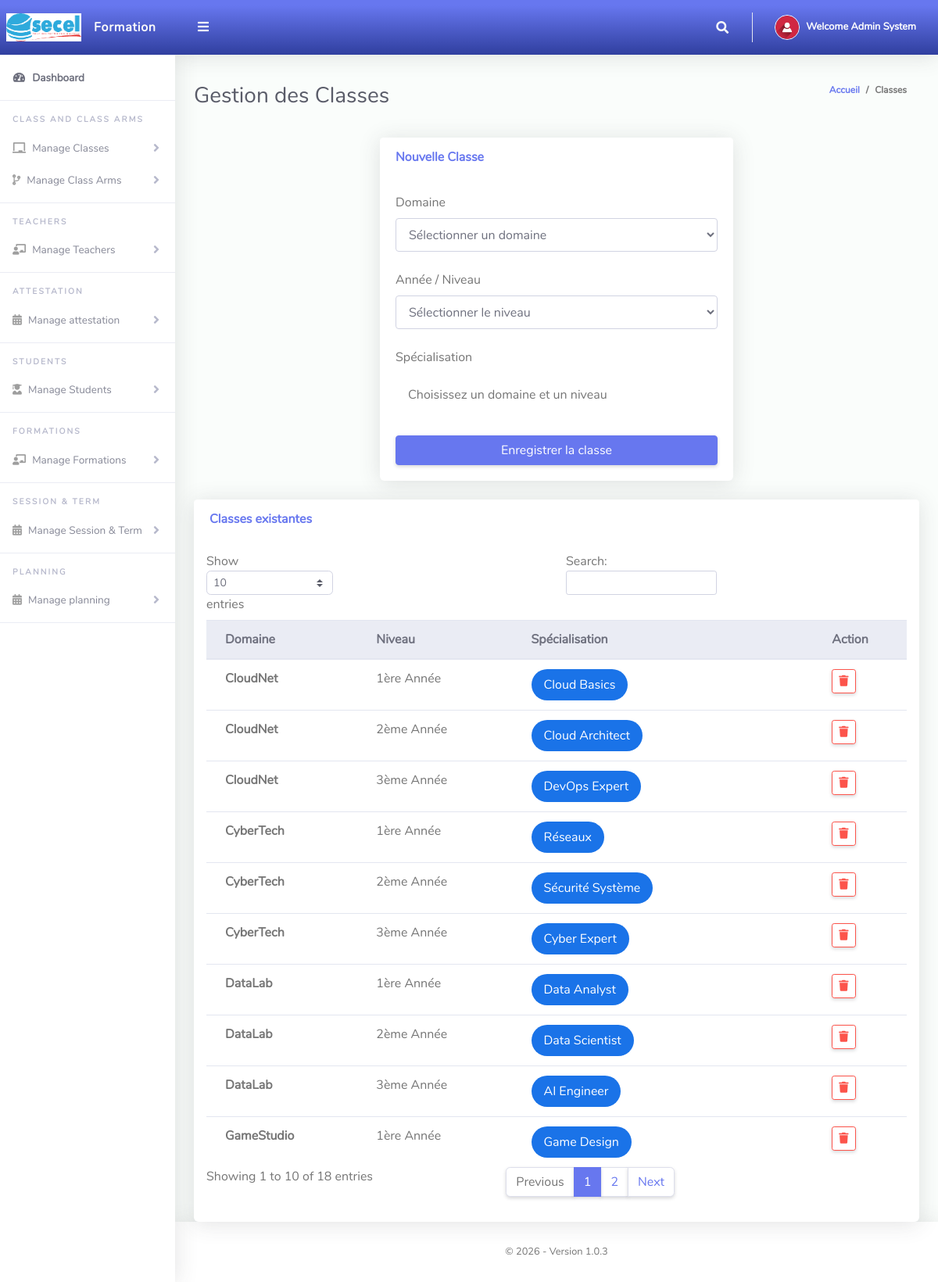
The app's page /Admin/createClass.php (signed in) with its own data.
### tables this page shows
CREATE TABLE IF NOT EXISTS `tblusers` (
  `Id` int NOT NULL AUTO_INCREMENT,
  `firstName` varchar(50) NOT NULL,
  `lastName` varchar(50) NOT NULL,
  `emailAddress` varchar(100) NOT NULL,
  `password` varchar(255) NOT NULL,
  `role` enum('Administrator','ClassTeacher','Student') NOT NULL,
  `phoneNo` varchar(20) DEFAULT NULL,
  `dateCreated` timestamp NULL DEFAULT CURRENT_TIMESTAMP,
  PRIMARY KEY (`Id`),
  UNIQUE KEY `emailAddress` (`emailAddress`),
  KEY `idx_email` (`emailAddress`),
  KEY `idx_role` (`role`)
);

CREATE TABLE IF NOT EXISTS `tblclass` (
  `Id` int NOT NULL AUTO_INCREMENT,
  `className` varchar(255) DEFAULT NULL,
  `salleId` int NOT NULL,
  `annee` int NOT NULL,
  `specialisation` varchar(100) NOT NULL,
  `capacity` int DEFAULT '30',
  `dateCreated` timestamp NULL DEFAULT CURRENT_TIMESTAMP,
  PRIMARY KEY (`Id`)
);

CREATE TABLE IF NOT EXISTS `tblsalle` (
  `Id` int NOT NULL AUTO_INCREMENT,
  `salleName` varchar(255) NOT NULL,
  PRIMARY KEY (`Id`)
);

### Includes/DatabaseOperations.php (called while the page is built, shortened)
<?php
class DatabaseOperations
{
  private $conn;
  public function __construct($mysqli_connection)
  {
    $this->conn = $mysqli_connection;
  }
  public function execute($query, $types = '', $params = [])
  {
    $stmt = $this->conn->prepare($query);
    $stmt->execute();
    if (strpos(strtoupper(trim($query)), 'SELECT') === 0) {
      return $stmt->get_result();
    }
    return true;
  }
}

### Includes/Security.php (called while the page is built, shortened)
<?php
class Security
{
  public static function generateCSRFToken()
  {
    return $_SESSION['csrf_token'];
  }
  public static function escapeHTML($data)
  {
    return htmlspecialchars($data, ENT_QUOTES, 'UTF-8');
  }
}

### Admin/createClass.php (the view, shortened to what this page needs)
<?php
include '../Includes/dbcon.php';
include '../Includes/Security.php';
include '../Includes/DatabaseOperations.php';
$db = new DatabaseOperations($conn);
$csrfToken = Security::generateCSRFToken();
?>
<!DOCTYPE html>
<html lang="fr">
<head>
    <link href="../vendor/fontawesome-free/css/all.min.css" rel="stylesheet">
    <link href="../vendor/bootstrap/css/bootstrap.min.css" rel="stylesheet">
    <link href="css/ruang-admin.min.css" rel="stylesheet">
</head>
<body id="page-top">
    <div id="wrapper">
        <?php include "Includes/sidebar.php";?>
        <div id="content-wrapper" class="d-flex flex-column">
            <div id="content">
                <?php include "Includes/topbar.php";?>
                <div class="container-fluid" id="container-wrapper">
                    <div class="d-sm-flex align-items-center justify-content-between mb-4">
                        <h1 class="h3 mb-0 text-gray-800">Gestion des Classes</h1>
                        <ol class="breadcrumb">
                            <li class="breadcrumb-item"><a href="./">Accueil</a></li>
                            <li class="breadcrumb-item active">Classes</li>
                        </ol>
                    </div>
                    <div class="row">
                        <div class="col-lg-6 mx-auto">
                            <div class="card">
                                <div class="card-header py-3 bg-white">
                                    <h6 class="m-0 font-weight-bold text-primary">Nouvelle Classe</h6>
                                </div>
                                <div class="card-body">
                                    <form method="post">
                                        <div class="form-group mb-4">
                                            <label>Domaine</label>
                                            <select class="form-control" name="salleId" id="salleSelect" required>
                                                <option value="">Sélectionner un domaine</option>
                                            </select>
                                        </div>
                                        <div class="form-group mb-4">
                                            <label>Année / Niveau</label>
                                            <select class="form-control" name="annee" id="anneeSelect" required>
                                                <option value="">Sélectionner le niveau</option>
                                            </select>
                                        </div>
                                        <div class="form-group mb-4">
                                            <label>Spécialisation</label>
                                            <div class="p-3 bg-light rounded" id="specialisationDisplay">
                                                <span class="text-muted">Choisissez un domaine et un niveau</span>
                                            </div>
                                        </div>
                                        <button type="submit" name="save" class="btn btn-primary btn-block">
                                            Enregistrer la classe
                                        </button>
                                    </form>
                                </div>
                            </div>
                        </div>
                    </div>
                    <div class="row mt-4">
                        <div class="col-lg-12">
                            <div class="card">
                                <div class="card-header py-3">
                                    <h6 class="m-0 font-weight-bold text-primary">Classes existantes</h6>
                                </div>
                                <div class="table-responsive p-3">
                                    <table class="table table-hover" id="dataTableHover">
                                        <thead class="thead-light">
                                            <tr>
                                                <th>Domaine</th>
                                                <th>Niveau</th>
                                                <th>Spécialisation</th>
                                                <th>Action</th>
                                            </tr>
                                        </thead>
                                        <tbody>
                                            <?php
                                            $classesResult = $db->execute(
                                                "SELECT tblclass.*, tblsalle.salleName FROM tblclass
                                                 LEFT JOIN tblsalle ON tblclass.salleId = tblsalle.Id
                                                 ORDER BY tblclass.salleId, tblclass.annee"
                                            );
                                            if($classesResult):
                                                while($row = $classesResult->fetch_assoc()):
                                                    $anneeText = $row['annee'] . 'ère Année';
                                                    if($row['annee'] == 2) $anneeText = '2ème Année';
                                                    if($row['annee'] == 3) $anneeText = '3ème Année';
                                            ?>
                                                <tr>
                                                    <td><strong><?php echo Security::escapeHTML($row['salleName']); ?></strong></td>
                                                    <td><?php echo Security::escapeHTML($anneeText); ?></td>
                                                    <td>
                                                        <span class="specialisation-badge">
                                                            <?php echo Security::escapeHTML($row['specialisation']); ?>
                                                        </span>
                                                    </td>
                                                    <td>
                                                        <a href="?action=delete&Id=<?php echo (int)$row['Id']; ?>&csrf_token=<?php echo Security::escapeHTML($csrfToken); ?>"
                                                           class="btn btn-sm btn-outline-danger"
                                                           onclick="return confirm('Supprimer cette classe ?');">
                                                            <i class="fas fa-trash"></i>
                                                        </a>
                                                    </td>
                                                </tr>
                                            <?php
                                                endwhile;
                                            endif;
                                            ?>
                                        </tbody>
                                    </table>
                                </div>
                            </div>
                        </div>
                    </div>
                </div>
            </div>
            <?php include "Includes/footer.php"; ?>
        </div>
    </div>
</body>
</html>

### Admin/Includes/topbar.php (shortened to what this page needs)
<?php
$query = "SELECT * FROM tblusers WHERE Id = " . $_SESSION['userId'] . " AND role = 'Administrator'";
$rs = $conn->query($query);
$num = $rs->num_rows;
if ($num > 0) {
  $rows = $rs->fetch_assoc();
  $fullName = $rows['firstName'] . " " . $rows['lastName'];
} else {
  $fullName = "Admin";
}
?>
<nav class="navbar navbar-expand navbar-light bg-gradient-primary topbar mb-4 static-top">
  <button id="sidebarToggleTop" class="btn btn-link rounded-circle mr-3">
    <i class="fa fa-bars"></i>
  </button>
  <ul class="navbar-nav ml-auto">
    <li class="nav-item dropdown no-arrow">
      <a class="nav-link dropdown-toggle" href="#" id="searchDropdown" role="button" data-toggle="dropdown"
        aria-haspopup="true" aria-expanded="false">
        <i class="fas fa-search fa-fw"></i>
      </a>
    </li>
    <li class="nav-item dropdown no-arrow">
      <a class="nav-link dropdown-toggle" href="#" id="userDropdown" role="button" data-toggle="dropdown"
        aria-haspopup="true" aria-expanded="false">
        <img class="img-profile rounded-circle" src="img/user-icn.png" style="max-width: 60px">
        <span class="ml-2 d-none d-lg-inline text-white small"><b>Welcome <?php echo $fullName; ?></b></span>
      </a>
    </li>
  </ul>
</nav>

### Admin/createClass.php (style rules this page uses)
.specialisation-badge { background: #1a73e8; color: white; padding: 8px 16px; border-radius: 20px; font-weight: 500; display: inline-block; }

### records on screen
tblusers: fullName "Admin System"
tblclass: salleId.salleName "DataLab", annee "1ère Année", specialisation "Data Analyst"
tblclass: salleId.salleName "DataLab", annee "2ème Année", specialisation "Data Scientist"
tblclass: salleId.salleName "DataLab", annee "3ème Année", specialisation "AI Engineer"
tblclass: salleId.salleName "CyberTech", annee "1ère Année", specialisation "Réseaux"
tblclass: salleId.salleName "CyberTech", annee "2ème Année", specialisation "Sécurité Système"
tblclass: salleId.salleName "CyberTech", annee "3ème Année", specialisation "Cyber Expert"
tblclass: salleId.salleName "CloudNet", annee "1ère Année", specialisation "Cloud Basics"
tblclass: salleId.salleName "CloudNet", annee "2ème Année", specialisation "Cloud Architect"
tblclass: salleId.salleName "CloudNet", annee "3ème Année", specialisation "DevOps Expert"
tblclass: salleId.salleName "GameStudio", annee "1ère Année", specialisation "Game Design"
